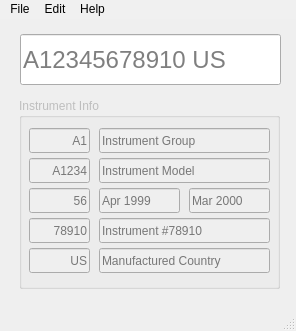
<?xml version="1.0" encoding="UTF-8"?>
<ui version="4.0">
 <class>MainWindow</class>
 <widget class="QMainWindow" name="MainWindow">
  <property name="enabled">
   <bool>true</bool>
  </property>
  <property name="geometry">
   <rect>
    <x>0</x>
    <y>0</y>
    <width>296</width>
    <height>331</height>
   </rect>
  </property>
  <property name="sizePolicy">
   <sizepolicy hsizetype="Fixed" vsizetype="Fixed">
    <horstretch>0</horstretch>
    <verstretch>0</verstretch>
   </sizepolicy>
  </property>
  <property name="windowTitle">
   <string>SN Decoder</string>
  </property>
  <property name="windowIcon">
   <iconset>
    <normaloff>30x30ShimadzuLogo.png</normaloff>30x30ShimadzuLogo.png</iconset>
  </property>
  <widget class="QWidget" name="centralwidget">
   <widget class="QGroupBox" name="groupBox">
    <property name="enabled">
     <bool>false</bool>
    </property>
    <property name="geometry">
     <rect>
      <x>19</x>
      <y>79</y>
      <width>261</width>
      <height>191</height>
     </rect>
    </property>
    <property name="title">
     <string>Instrument Info</string>
    </property>
    <widget class="QLineEdit" name="lineEdit">
     <property name="enabled">
      <bool>false</bool>
     </property>
     <property name="geometry">
      <rect>
       <x>80</x>
       <y>30</y>
       <width>171</width>
       <height>25</height>
      </rect>
     </property>
     <property name="placeholderText">
      <string>Instrument Group</string>
     </property>
    </widget>
    <widget class="QLineEdit" name="lineEdit_2">
     <property name="geometry">
      <rect>
       <x>80</x>
       <y>60</y>
       <width>171</width>
       <height>25</height>
      </rect>
     </property>
     <property name="placeholderText">
      <string>Instrument Model</string>
     </property>
    </widget>
    <widget class="QLineEdit" name="lineEdit_3">
     <property name="geometry">
      <rect>
       <x>80</x>
       <y>90</y>
       <width>81</width>
       <height>25</height>
      </rect>
     </property>
     <property name="placeholderText">
      <string>Apr 1999</string>
     </property>
    </widget>
    <widget class="QLineEdit" name="lineEdit_5">
     <property name="geometry">
      <rect>
       <x>80</x>
       <y>150</y>
       <width>171</width>
       <height>25</height>
      </rect>
     </property>
     <property name="placeholderText">
      <string>Manufactured Country</string>
     </property>
    </widget>
    <widget class="QLineEdit" name="lineEdit_6">
     <property name="geometry">
      <rect>
       <x>80</x>
       <y>120</y>
       <width>171</width>
       <height>25</height>
      </rect>
     </property>
     <property name="placeholderText">
      <string>Instrument #78910</string>
     </property>
    </widget>
    <widget class="QLineEdit" name="lineEdit_4">
     <property name="geometry">
      <rect>
       <x>170</x>
       <y>90</y>
       <width>81</width>
       <height>25</height>
      </rect>
     </property>
     <property name="placeholderText">
      <string>Mar 2000</string>
     </property>
    </widget>
    <widget class="QLineEdit" name="lineEdit_7">
     <property name="geometry">
      <rect>
       <x>10</x>
       <y>30</y>
       <width>61</width>
       <height>25</height>
      </rect>
     </property>
     <property name="text">
      <string/>
     </property>
     <property name="alignment">
      <set>Qt::AlignRight|Qt::AlignTrailing|Qt::AlignVCenter</set>
     </property>
     <property name="placeholderText">
      <string>A1</string>
     </property>
    </widget>
    <widget class="QLineEdit" name="lineEdit_8">
     <property name="geometry">
      <rect>
       <x>10</x>
       <y>60</y>
       <width>61</width>
       <height>25</height>
      </rect>
     </property>
     <property name="alignment">
      <set>Qt::AlignRight|Qt::AlignTrailing|Qt::AlignVCenter</set>
     </property>
     <property name="placeholderText">
      <string>A1234</string>
     </property>
    </widget>
    <widget class="QLineEdit" name="lineEdit_9">
     <property name="geometry">
      <rect>
       <x>10</x>
       <y>90</y>
       <width>61</width>
       <height>25</height>
      </rect>
     </property>
     <property name="alignment">
      <set>Qt::AlignRight|Qt::AlignTrailing|Qt::AlignVCenter</set>
     </property>
     <property name="placeholderText">
      <string>56</string>
     </property>
    </widget>
    <widget class="QLineEdit" name="lineEdit_10">
     <property name="geometry">
      <rect>
       <x>10</x>
       <y>120</y>
       <width>61</width>
       <height>25</height>
      </rect>
     </property>
     <property name="alignment">
      <set>Qt::AlignRight|Qt::AlignTrailing|Qt::AlignVCenter</set>
     </property>
     <property name="placeholderText">
      <string>78910</string>
     </property>
    </widget>
    <widget class="QLineEdit" name="lineEdit_11">
     <property name="geometry">
      <rect>
       <x>10</x>
       <y>150</y>
       <width>61</width>
       <height>25</height>
      </rect>
     </property>
     <property name="alignment">
      <set>Qt::AlignRight|Qt::AlignTrailing|Qt::AlignVCenter</set>
     </property>
     <property name="placeholderText">
      <string>US</string>
     </property>
    </widget>
   </widget>
   <widget class="QLineEdit" name="lineEdit_12">
    <property name="geometry">
     <rect>
      <x>20</x>
      <y>15</y>
      <width>261</width>
      <height>51</height>
     </rect>
    </property>
    <property name="sizePolicy">
     <sizepolicy hsizetype="Fixed" vsizetype="Fixed">
      <horstretch>0</horstretch>
      <verstretch>0</verstretch>
     </sizepolicy>
    </property>
    <property name="font">
     <font>
      <pointsize>18</pointsize>
     </font>
    </property>
    <property name="text">
     <string/>
    </property>
    <property name="maxLength">
     <number>15</number>
    </property>
    <property name="placeholderText">
     <string>A12345678910 US</string>
    </property>
   </widget>
  </widget>
  <widget class="QMenuBar" name="menubar">
   <property name="geometry">
    <rect>
     <x>0</x>
     <y>0</y>
     <width>296</width>
     <height>26</height>
    </rect>
   </property>
   <property name="styleSheet">
    <string notr="true">background-color: rgb(240, 240, 240);
selection-background-color: rgb(214, 214, 214);
color: rgb(0, 0, 0);
selection-color: rgb(75, 0, 0);</string>
   </property>
   <widget class="QMenu" name="menuFile">
    <property name="title">
     <string>File</string>
    </property>
    <addaction name="actionExit"/>
   </widget>
   <widget class="QMenu" name="menuEdit">
    <property name="title">
     <string>Edit</string>
    </property>
    <addaction name="actionAddNewInstrument"/>
    <addaction name="actionUpdateExisting"/>
    <addaction name="separator"/>
    <addaction name="actionImport"/>
   </widget>
   <widget class="QMenu" name="menuAbout">
    <property name="title">
     <string>Help</string>
    </property>
    <addaction name="actionAbout"/>
   </widget>
   <addaction name="menuFile"/>
   <addaction name="menuEdit"/>
   <addaction name="menuAbout"/>
  </widget>
  <widget class="QStatusBar" name="statusbar"/>
  <action name="actionNew">
   <property name="text">
    <string>New</string>
   </property>
  </action>
  <action name="actionExit">
   <property name="text">
    <string>Exit</string>
   </property>
  </action>
  <action name="actionImport">
   <property name="text">
    <string>Import Index File</string>
   </property>
  </action>
  <action name="actionAbout">
   <property name="text">
    <string>About</string>
   </property>
   <property name="toolTip">
    <string>About</string>
   </property>
  </action>
  <action name="actionUpdateExisting">
   <property name="enabled">
    <bool>false</bool>
   </property>
   <property name="text">
    <string>Update Existing</string>
   </property>
  </action>
  <action name="actionAddNewInstrument">
   <property name="enabled">
    <bool>false</bool>
   </property>
   <property name="text">
    <string>Add As New Instrument</string>
   </property>
  </action>
 </widget>
 <resources/>
 <connections/>
</ui>
